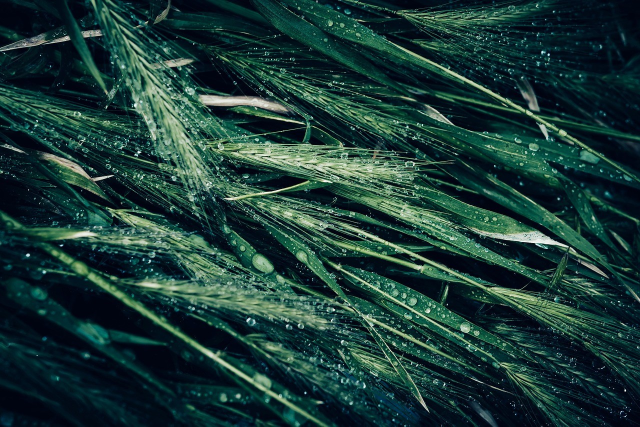
#> input picture sample_images_24/image-32.jpg, 1280 x 853 px (shown at 1/2 size)
$ python -i make_mosaic.py   (imports and definitions only)
#> lines starting #> are read from the running program, lines starting #| are printed output that depends on the picture; after the words box and inside, x2 and y2 are one past the last pixel; in counts of white or black regions, pixels touching at a corner belong together
#> further down, picture is the input picture: PIL image 1280x853 RGB; mean R, G, B 27, 58.3, 54.7
from PIL import Image
from colorgrading import grade_icon, label_sort_key
import numpy as np

HUE_ORDER   = ["red", "orange", "yellow", "green", "cyan",
               "blue", "purple", "magenta", "brown", "neutral"]
TONE_ORDER  = ["vivid", "muted", "pale", "gray"]
BRIGHT_ORDER = ["light", "mid", "dark"]

# [62 lines left out: functions crop_source_to_grid, slice_into_cells, not called in this run]


def image_hsv_stats(img):
    """
    Standalone numeric HSV fingerprint for an image.

    Returns (hue, sat, val):
        hue — circular saturation-weighted mean, in degrees [0,360), or None
              if the image is effectively grayscale
        sat — mean saturation of colorful pixels (0..1)
        val — mean value of colorful pixels (0..1), or full-image mean if
              the image is grayscale

    NOTE: this duplicates the math in grade_icon on purpose so grade_icon
    can stay untouched. They must agree — if you change the thresholds or
    the weighting in one, change it in the other.
    """
    rgba = img.convert("RGBA")
    bg = Image.new("RGB", rgba.size, (255, 255, 255))
#> bg: PIL image 1280x853 RGB; every value is 255
    bg.paste(rgba, mask=rgba.split()[3])

    hsv = np.asarray(bg.convert("HSV"), dtype=np.float32)
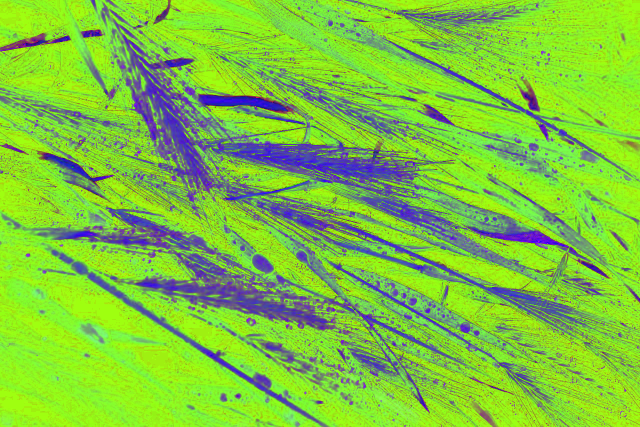
#> hsv: shape (853, 1280, 3) float32 (shown at 1/2 size); mean R, G, B 127.5, 197, 63.4
    h = hsv[..., 0] * 360 / 256
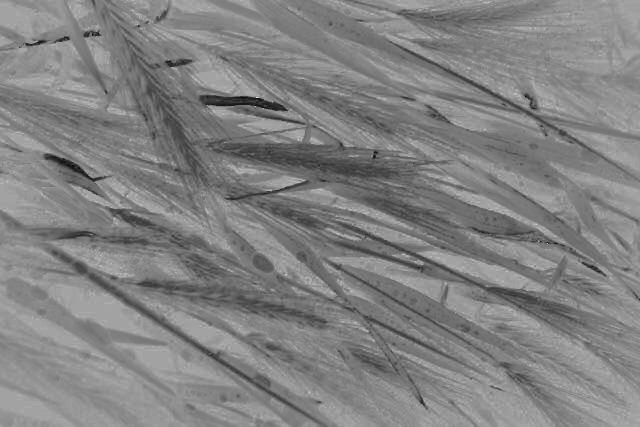
#> h: shape (853, 1280) float32 (shown at 1/2 size); min 0, max 351.6, mean 179.3; drawn with min black and max white
    s = hsv[..., 1] / 255
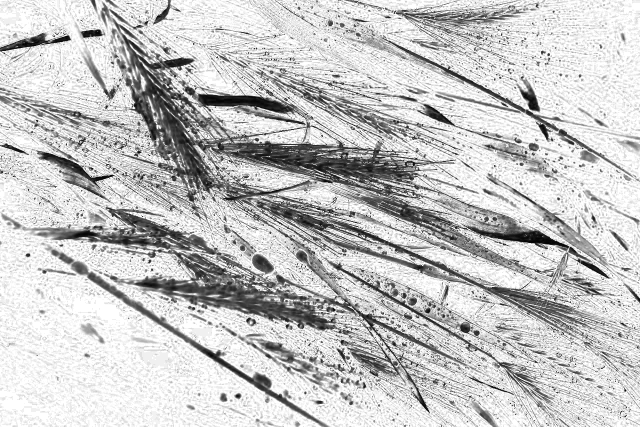
#> s: shape (853, 1280) float32 (shown at 1/2 size); min 0, max 1, mean 0.772
    v = hsv[..., 2] / 255
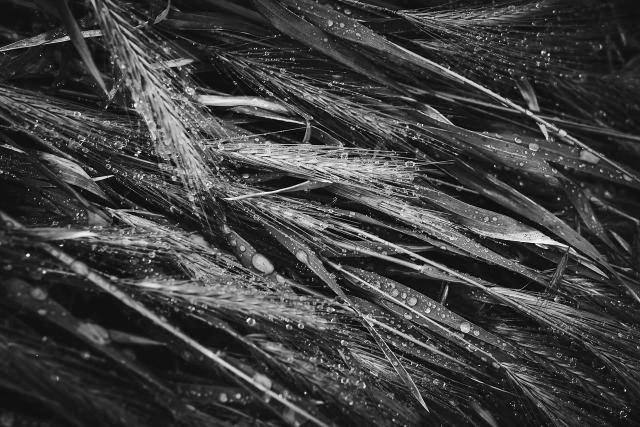
#> v: shape (853, 1280) float32 (shown at 1/2 size); min 0, max 1, mean 0.249

    mask = (s >= 0.15) & (v >= 0.15) # s >= 0.15 filters out near-grey pixels, v >= 0.15 filters out near-black pixels
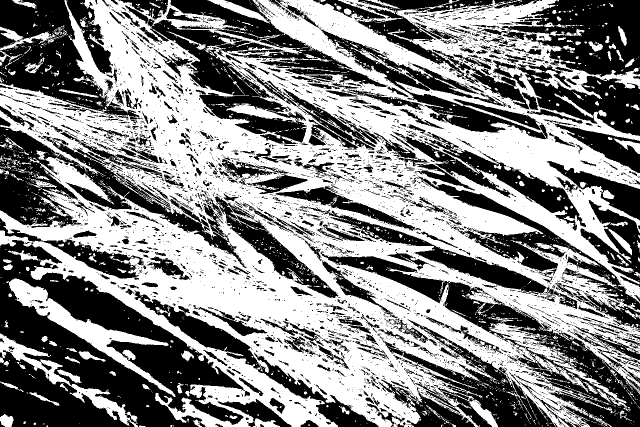
#> mask: shape (853, 1280) bool (shown at 1/2 size); 52.3% white; 4575 black regions (3964 under 20 px), largest, box (x1, y1, x2, y2) and area: (0, 480, 490, 853) 86594, (641, 502, 1280, 853) 34030, (0, 253, 494, 536) 32026
    if mask.sum() == 0:
        return (None, 0.0, float(v.mean()))

    h_rad = np.radians(h[mask])
    w = s[mask]
    cx = (np.cos(h_rad) * w).sum()
#> cx = -342694.4
    cy = (np.sin(h_rad) * w).sum()
#> cy = 74180.7
    if abs(cx) + abs(cy) < 1e-9:
        return (None, float(w.mean()), float(v[mask].mean()))

    mean_hue = float(np.degrees(np.arctan2(cy, cx)) % 360)
#> mean_hue = 167.8
    mean_sat = float(w.mean())
#> mean_sat = 0.651
    mean_val = float(v[mask].mean())
#> mean_val = 0.358
    return (mean_hue, mean_sat, mean_val)

# [167 lines left out: functions hsv_distance, build_icon_index, match_cell_to_icon, build_icon_tiles, assemble_mosaic, make_mosaic, not called in this run]

>>> from PIL import Image
>>> picture = Image.open('sample_images_24/image-32.jpg')
>>> result = image_hsv_stats(picture)
#> result = (167.8, 0.651, 0.358)

$ run again, on sample_images_24/image-33.jpg
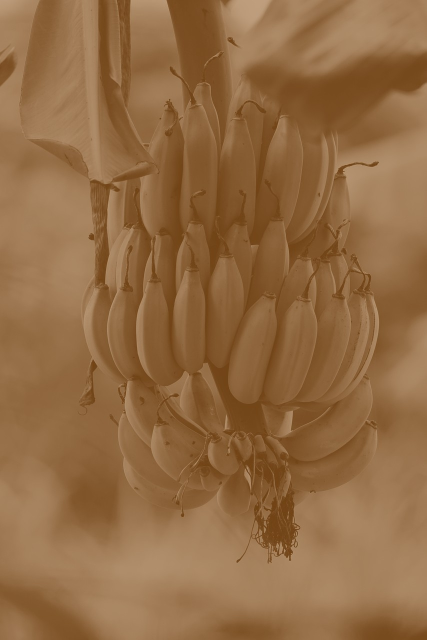
#> input picture sample_images_24/image-33.jpg, 853 x 1280 px (shown at 1/2 size)
#> picture is the input picture: PIL image 853x1280 RGB; mean R, G, B 147.2, 107.4, 67.7
#> bg: PIL image 853x1280 RGB; every value is 255
#> in image_hsv_stats, `s = hsv[..., 1] / 255`:
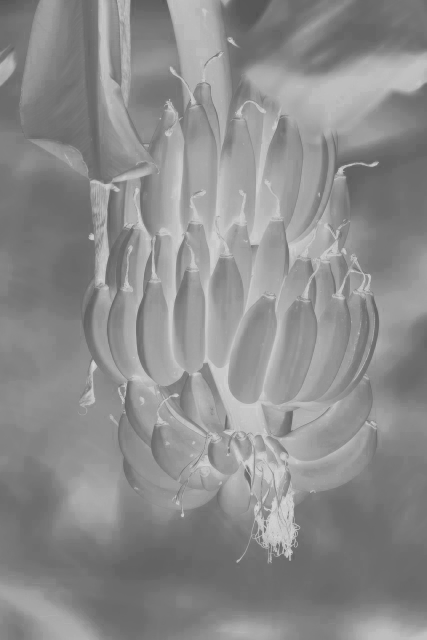
#> s: shape (1280, 853) float32 (shown at 1/2 size); min 0.318, max 0.898, mean 0.549
#> in image_hsv_stats, `v = hsv[..., 2] / 255`:
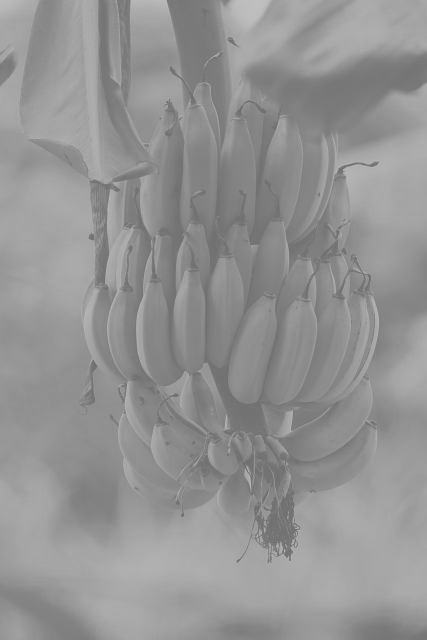
#> v: shape (1280, 853) float32 (shown at 1/2 size); min 0.38, max 0.776, mean 0.577
#> mask: shape (1280, 853) bool; every value is 1
#> cx = 524055.2
#> cy = 291849.8
#> mean_hue = 29.11
#> mean_sat = 0.549
#> mean_val = 0.577
#> result = (29.11, 0.549, 0.577)

$ run again, on sample_images_24/image-34.jpg
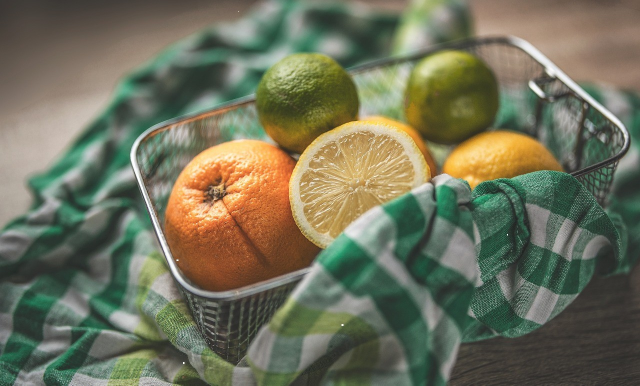
#> input picture sample_images_24/image-34.jpg, 1280 x 771 px (shown at 1/2 size)
#> picture is the input picture: PIL image 1280x771 RGB; mean R, G, B 111.8, 113, 90.6
#> bg: PIL image 1280x771 RGB; every value is 255
#> in image_hsv_stats, `v = hsv[..., 2] / 255`:
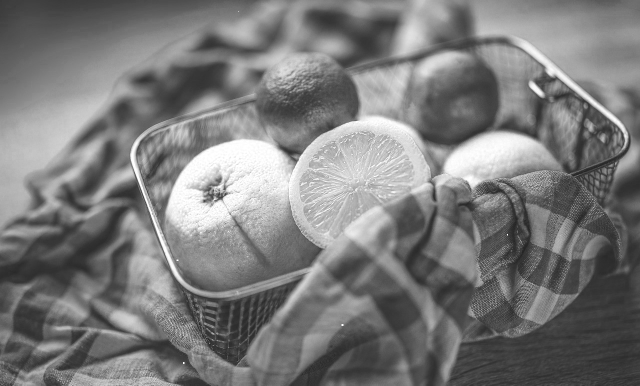
#> v: shape (771, 1280) float32 (shown at 1/2 size); min 0.0314, max 1, mean 0.483
#> in image_hsv_stats, `mask = (s >= 0.15) & (v >= 0.15)`:
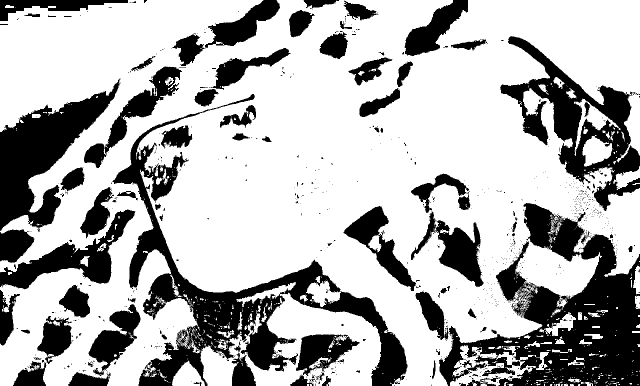
#> mask: shape (771, 1280) bool (shown at 1/2 size); 69.9% white; 1009 black regions (912 under 20 px), largest, box (x1, y1, x2, y2) and area: (831, 406, 1280, 771) 64990, (225, 188, 815, 771) 56546, (1000, 72, 1280, 422) 29319
#> cx = 43936.9
#> cy = 149509.1
#> mean_hue = 73.62
#> mean_sat = 0.37
#> mean_val = 0.488
#> result = (73.62, 0.37, 0.488)

$ run again, on sample_images_24/image-35.jpg
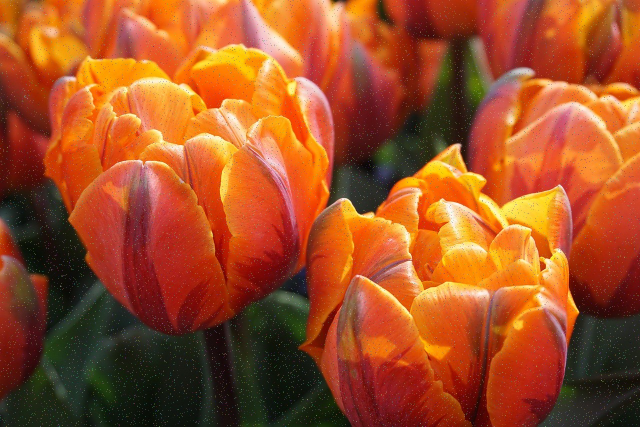
#> input picture sample_images_24/image-35.jpg, 1280 x 853 px (shown at 1/2 size)
#> picture is the input picture: PIL image 1280x853 RGB; mean R, G, B 159.4, 78, 36.3
#> bg: PIL image 1280x853 RGB; every value is 255
#> in image_hsv_stats, `v = hsv[..., 2] / 255`:
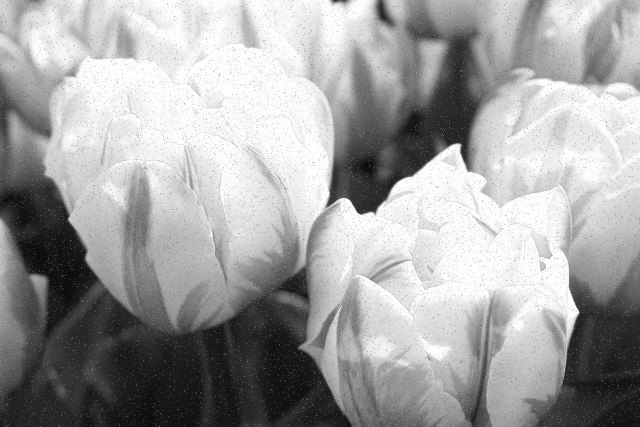
#> v: shape (853, 1280) float32 (shown at 1/2 size); min 0.00392, max 1, mean 0.631
#> in image_hsv_stats, `mask = (s >= 0.15) & (v >= 0.15)`:
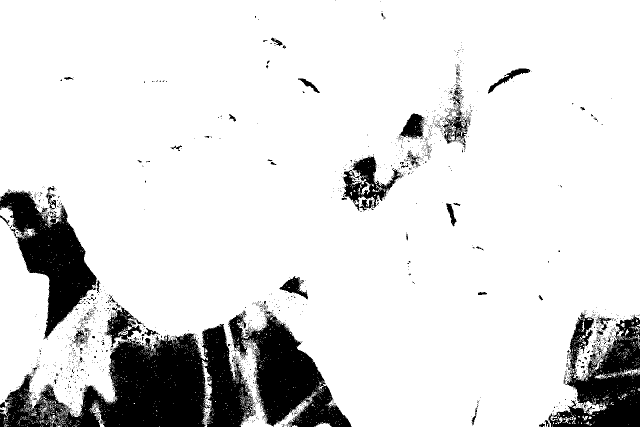
#> mask: shape (853, 1280) bool (shown at 1/2 size); 86.7% white; 1862 black regions (1795 under 20 px), largest, box (x1, y1, x2, y2) and area: (0, 604, 512, 853) 56423, (456, 621, 703, 853) 25034, (0, 379, 194, 680) 23259
#> cx = 649169.1
#> cy = 215296.2
#> mean_hue = 18.35
#> mean_sat = 0.767
#> mean_val = 0.707
#> result = (18.35, 0.767, 0.707)
